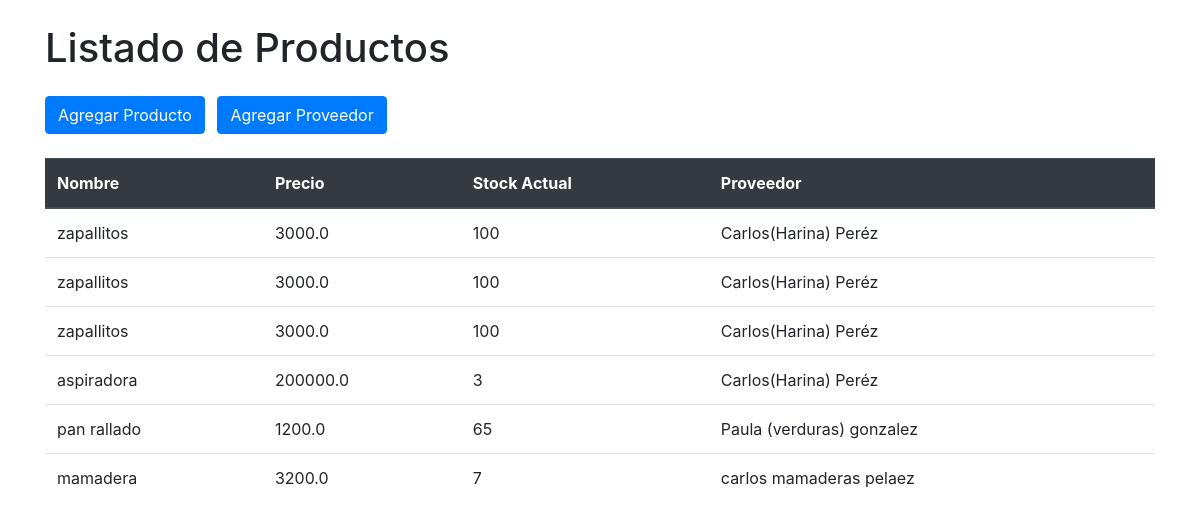
The page /listar_productos/ on the database its author committed.
### miApp/models.py (models this page shows, shortened)
class Producto(models.Model):
    nombre = models.CharField(max_length=100)
    precio = models.FloatField()
    stock_actual = models.IntegerField()
    proveedor = models.ForeignKey(Proveedor, on_delete=models.CASCADE)

class Proveedor(models.Model):
    nombre = models.CharField(max_length=100)
    apellido = models.CharField(max_length=100)
    dni = models.IntegerField()
    descripcion = models.TextField(blank=True, null=True, max_length=200)
    def __str__(self):
        return f"{self.nombre} {self.apellido}"

### miApp/views.py (the view)
# urls.py: path('listar_productos/', views.listar_productos, name='listar_productos'),
def listar_productos(request):
    productos = Producto.objects.all()
    return render(request, 'listar_productos.html', {'productos': productos})

### miApp/templates/listar_productos.html (shortened to what this page needs)
<!DOCTYPE html>
<html lang="en">
<head>
    <link rel="stylesheet" href="https://maxcdn.bootstrapcdn.com/bootstrap/4.5.2/css/bootstrap.min.css">
</head>
<body>
    <div class="container">
        <h1 class="mt-4 mb-4">Listado de Productos</h1>
        <div class="mb-4">
            <a href="{% url 'agregar_producto' %}" class="btn btn-primary mr-2">Agregar Producto</a>
            <a href="{% url 'agregar_proveedor' %}" class="btn btn-primary">Agregar Proveedor</a>
        </div>
        <table class="table">
            <thead class="thead-dark">
                <tr>
                    <th>Nombre</th>
                    <th>Precio</th>
                    <th>Stock Actual</th>
                    <th>Proveedor</th>
                </tr>
            </thead>
            <tbody>
                {% for producto in productos %}
                <tr>
                    <td>{{ producto.nombre }}</td>
                    <td>{{ producto.precio }}</td>
                    <td>{{ producto.stock_actual }}</td>
                    <td>{{ producto.proveedor }}</td>
                </tr>
                {% endfor %}
            </tbody>
        </table>
    </div>
</body>
</html>

### rows shown on the page
Producto: nombre "zapallitos", precio "3000.0", stock_actual "100", proveedor "Carlos(Harina) Peréz"
Producto: nombre "zapallitos", precio "3000.0", stock_actual "100", proveedor "Carlos(Harina) Peréz"
Producto: nombre "zapallitos", precio "3000.0", stock_actual "100", proveedor "Carlos(Harina) Peréz"
Producto: nombre "aspiradora", precio "200000.0", stock_actual "3", proveedor "Carlos(Harina) Peréz"
Producto: nombre "pan rallado", precio "1200.0", stock_actual "65", proveedor "Paula (verduras) gonzalez"
Producto: nombre "mamadera", precio "3200.0", stock_actual "7", proveedor "carlos mamaderas pelaez"
